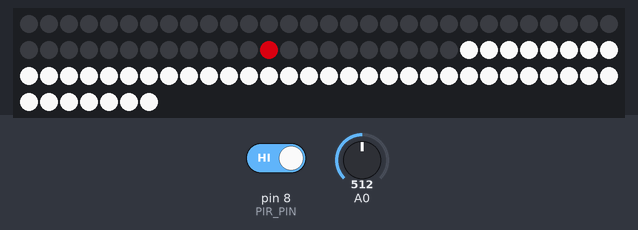
The sketch below on a simulated Arduino Uno, built with avr-gcc and run on an emulated ATmega328P. On the bench: 97 RGB LEDs in strip order, left to right, continuing on the next row. The test bench sets the inputs (shaded band); at power-on: A0 = 512, pin 8 (PIR_PIN) HIGH.

Above: at 1.2 s.
1.3 s: A0 set to 716
At 1.72 s:
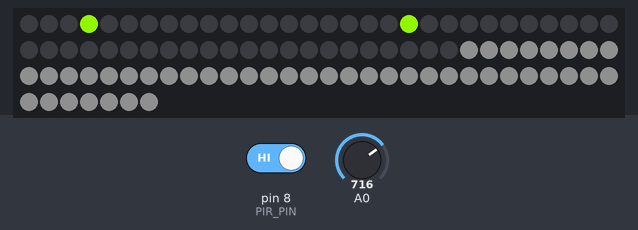
4.0 s: pin 8 (PIR_PIN) driven LOW
At 4.21 s:
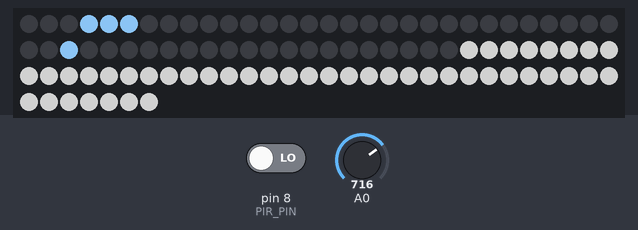
6.4 s: A0 set to 900
8.9 s: A0 set to 511
11.4 s: pin 8 (PIR_PIN) driven HIGH
13.0 s: A0 set to 716
At 15.74 s:
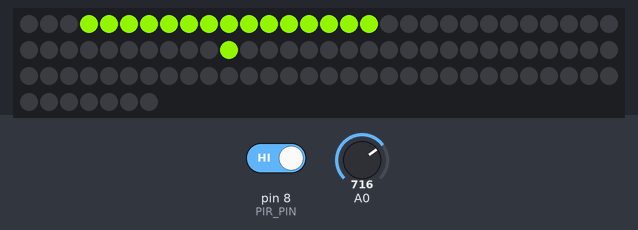
At 31.01 s:
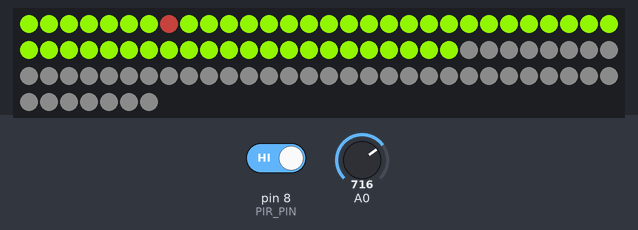

Measured:
- after the input at 1.3 s, the LEDs: change after 0.27 s (image 1)
- after the input at 4.0 s, the LEDs: change after 0.06 s (image 2)
- after the input at 13.0 s, the LEDs: first change after 0.10 s (image 3 shows a later state)

The sketch:

sign_v2.ino
```cpp
// (licence header left out)
#include "Adafruit_NeoPixel.h"

#define NP_COUNT 97
#define NP_PIN 12

// Run in bright mode (set to 0 when working up close to avoid blinding yourself).
#define NP_BRIGHT 1

// Outside ring, clockwise.
#define NP_OUTER 52

// Inside ring, counterclockwise.
#define NP_INNER 45

// Motion sensor pin.
#define PIR_PIN 8

Adafruit_NeoPixel pixels = Adafruit_NeoPixel(NP_COUNT, NP_PIN, NEO_GRB + NEO_KHZ800);

void setup()
{
    pixels.begin();
    pixels.setBrightness(NP_BRIGHT ? 240 : 31);
    pinMode(PIR_PIN, INPUT);
    digitalWrite(PIR_PIN, LOW);
}

int last_sound_level = 0;

int get_sound_level(int ms)
{
    unsigned long start_ms = millis();
    unsigned int d_min = 1024;
    unsigned int d_max = 0;
    unsigned int d_sample;

    while (millis() - start_ms < ms) {
        d_sample = analogRead(0);
        if (d_sample < 1024) {
            if (d_sample > d_max) {
                d_max = d_sample;
            }
            if (d_sample < d_min) {
                d_min = d_sample;
            }
        }
    }
    if (d_max > 511) {
        d_max = 511;
    }
    last_sound_level = (d_max - d_min) / 2;
    return last_sound_level;
}

int get_motion()
{
    return digitalRead(PIR_PIN);
}

// Set brightness and color based on sequence counter.
void set_color(int p, int n)
{
    int y = (2 * (n % 64)) + 64;
    int z = n % 8;
    int r = (z == 0 || z == 3 || z == 4 || z == 6) ? y : 0;
    int g = (z == 1 || z == 4 || z == 5 || z == 6) ? y : 0;
    int b = (z == 2 || z == 5 || z == 3 || z == 6) ? y : 0;
    pixels.setPixelColor(p, pixels.Color(r, g, b));
}

// Clockwise loop.
int cw_loop(int n)
{
    static int p = 0;

    set_color(p++, n);
    pixels.show();
    delay((n % 64) / 8 + 4);
    if (p >= NP_OUTER) {
        p = 0;
        n = (n < 64) ? n + 1 : -1;
    }

    return n;
}

// Counter-clockwise loop.
int ccw_loop(int n)
{
    static int p = NP_OUTER - 1;

    set_color(p--, n);
    pixels.show();
    delay((n % 64) / 8 + 4);
    if (p < 0) {
        p = NP_OUTER - 1;
        n = (n < 64) ? n + 1 : -1;
    }

    return n;
}

// Cycle through solid colors.
int solid_colors(int n)
{
    static int p = 0;

    set_color(p++, n);
    if (p >= NP_OUTER) {
        pixels.show();
        p = 0;
        delay((40 * (n % 64) / 8) + 200);
        n = (n < 64) ? n + 1 : -1;
    }

    return n;
}

int pulsing_white(int n)
{
    static int p = 0;

    int y = 38;
    if ((n % 32) < 16) {
        y += (n % 16) * 8;
    }
    else {
        y += (128 - (n % 16) * 8);
    }
    pixels.setPixelColor(p++, pixels.Color(y, y, y));
    if (p >= NP_OUTER) {
        pixels.show();
        p = 0;
        delay(100);
        n = (n < 256) ? n + 1 : -1;
    }

    return n;
}


// Ansible red/green colors.
int split_ansible_colors(int n)
{
    int y = 0;
    int p = 0;

    y = get_sound_level(50) / 4 + 128;
    //y = last_sound_level / 4 + 128;

    for (p = 0; p < NP_OUTER; p++) {
        int r, g, b;
        if (((p + n) % NP_OUTER) < (NP_OUTER / 2)) {
            r = y * 0x24 / 256;
            g = y * 0xc5 / 256;
            b = y * 0x57 / 256;
        }
        else {
            r = y;
            g = y * 0x58 / 256;
            b = y * 0x50 / 256;
        }
        pixels.setPixelColor(p, pixels.Color(r, g, b));
    }

    pixels.show();
    n = (n < NP_OUTER * 16) ? n + 1 : -1;

    return n;
}

#define RGB_BLACK { r = g = b = 0; }
#define RGB_WHITE { r = g = b = y; }
#define RGB_RED { r = y; g = b = 0; }
#define RGB_BLUE { r = g = 0; b = y; }
#define RGB_ANSIBLE_RED { r = y; g = y * 0x58 / 256; b = y * 0x50 / 256; }
#define RGB_ANSIBLE_GREEN { r = y * 0x24 / 256; g = y * 0xc5 / 256; b = y * 0x57 / 256; }

// Ansible red/green/white colors.
int spinning_ansible_colors(int n, int s)
{
    int y = 0;
    int p = 0;

    y = get_sound_level(10) / 4 + 64;
    if (get_motion()) {
        y += 64;
    }

    for (p = 0; p < NP_OUTER; p++) {
        int r, g, b, q;
        if (p == (n % NP_OUTER) || p < (n / NP_OUTER)) {
            q = s;
        }
        else {
            q = s + 3;
        }
        switch (q % 4) {
            case 0:
                RGB_ANSIBLE_GREEN;
                break;
            case 1:
                RGB_ANSIBLE_RED;
                break;
            case 2:
                RGB_WHITE;
                break;
            default:
                RGB_BLACK;
                break;
        }
        if (s <= 3) {
            pixels.setPixelColor((p + 3) % NP_OUTER, pixels.Color(r, g, b));
        }
        else {
            pixels.setPixelColor((NP_OUTER - p + 2) % NP_OUTER, pixels.Color(r, g, b));
        }
    }

    pixels.show();
    if ((n % NP_OUTER) < (n / NP_OUTER)) {
        n += (n / NP_OUTER) - (n % NP_OUTER);
    }
    n = (n < (NP_OUTER * NP_OUTER)) ? n + 1 : -1;

    return n;
}

// Red/white/blue colors.
int spinning_rwb_colors(int n, int s)
{
    int y = 0;
    int p = 0;

    y = get_sound_level(10) / 4 + 128;
    //y = 255;

    for (p = 0; p < NP_OUTER; p++) {
        int r, g, b, q;
        if (p == (n % NP_OUTER) || p < (n / NP_OUTER)) {
            q = s;
        }
        else {
            q = s + 5;
        }
        switch (q % 6) {
            case 0:
                RGB_RED;
                break;
            case 2:
                RGB_WHITE;
                break;
            case 4:
                RGB_BLUE;
                break;
            default:
                RGB_BLACK;
                break;
        }
        if (s <= 5) {
            pixels.setPixelColor((p + 3) % NP_OUTER, pixels.Color(r, g, b));
        }
        else {
            pixels.setPixelColor((NP_OUTER - p + 2) % NP_OUTER, pixels.Color(r, g, b));
        }
    }

    pixels.show();
    if ((n % NP_OUTER) < (n / NP_OUTER)) {
        n += (n / NP_OUTER) - (n % NP_OUTER);
    }
    n = (n < (NP_OUTER * NP_OUTER)) ? n + 1 : -1;

    return n;
}

// Blue, orange, white.
int durham_bulls_colors(int n)
{
    static int p = 0;
    static int y = 0;

    if (p == 0) {
        y = get_sound_level(40) / 2 + 64;
    }

    int r = y;
    int g = y;
    int b = y;
    if (((p + n) % NP_OUTER) < (NP_OUTER / 3)) {
        r = 0; g = 0;
    }
    else if (((p + n) % NP_OUTER) < (2 * NP_OUTER / 3)) {
        g = 3 * y / 4; b = 0;
    }
    pixels.setPixelColor(p++, pixels.Color(r, g, b));
    if (p >= NP_OUTER) {
        pixels.show();
        p = 0;
        n = (n < NP_OUTER * 16) ? n + 1 : -1;
    }

    return n;
}

// Pulsing white, brightness based on sound level.
int sound_activated(int n)
{
    int p = 0;
    int y = 0;

    y = get_sound_level(100) / 2 + (n / 4);
    for (p = 0; p < NP_OUTER; p++) {
        pixels.setPixelColor(p, pixels.Color(y, y, y));
    }
    pixels.show();

    return (n < 256) ? n + 1 : -1;
}

// Pulsing white, brightness based on sound level.
int sound_activated_inner(int n)
{
    int p = 0;
    int y = 0;

    //y = get_sound_level(100) / 2 + (n / 4);
    //y = last_sound_level / 2 + (n / 4);
    //y = 255 - (get_sound_level(100) / 4 + (n / 8));
    y = 255 - (last_sound_level / 4 + (n / 8));
    if (!get_motion()) {
        y -= 128;
    }

    for (p = NP_OUTER; p < NP_COUNT; p++) {
        pixels.setPixelColor(p, pixels.Color(y, y, y));
    }
    pixels.show();

    return (n < 256) ? n + 1 : -1;
}

// Flickering Flames.
int flickering_flames(int n)
{
    int y = 0;
    int p = 0;

    y = get_sound_level(50);
    //y = last_sound_level / 4 + 128;

    for (p = 0; p < NP_OUTER;) {
        int r, g, b;
        r = (7 * p * y) % 128 + 128;
        g = (5 * p * y) % 96 + 160;
        g = (g > r) ? r : g;
        b = 0;
        pixels.setPixelColor(p, pixels.Color(r, g, b));
        p += (n % 9) + 1;
    }

    pixels.show();
    n = (n < NP_OUTER * 16) ? n + 1 : -1;

    return n;
}

// Flickering Flames.
int flickering_flames_inner(int n)
{
    int y = 0;
    int p = 0;

    y = last_sound_level;

    for (p = NP_OUTER; p < NP_COUNT;) {
        int r, g, b;
        r = (7 * p * y) % 128 + 128;
        g = (5 * p * y) % 96 + 160;
        g = (g > r) ? r : g;
        b = 0;
        pixels.setPixelColor(p, pixels.Color(r, g, b));
        p += (n % 3) + 1;
    }

    pixels.show();
    n = (n < NP_OUTER * 16) ? n + 1 : -1;

    return n;
}

void loop()
{
    // Current sequence.
    static int s_outer = 0;
    //static int s_inner = 0;

    // Sequence counter.  Starts at 0 when first passed to a sequence; the sequence
    // returns the value to be passed in the next loop.  When a sequence returns -1,
    // it has completed and we move on to the next sequence.
    static int n_outer = 0;
    static int n_inner = 0;

    switch (s_outer) {
        /*case 0:
            n_outer = cw_loop(n_outer);
            break;
        case 1:
            n_outer = ccw_loop(n_outer);
            break;
        case 2:
            n_outer = solid_colors(n_outer);
            break;
        case 3:
            n_outer = pulsing_white(n_outer);
            break;*/
        /*case 4:
            n_outer = split_ansible_colors(n_outer);
            break;*/
        /*case 5:
            n_outer = durham_bulls_colors(n_outer);
            break;*/
        /*case 6:
            n_outer = sound_activated(n_outer);
            break;*/
        /*case 7:
          n_outer = flickering_flames(n_outer);
          break;*/
        case 10:
        case 11:
        case 12:
        case 13:
        case 14:
        case 15:
        case 16:
        case 17:
            n_outer = spinning_ansible_colors(n_outer, s_outer - 10);
            break;
        /*case 18:
        case 19:
        case 20:
        case 21:
        case 22:
            n_outer = spinning_rwb_colors(n_outer, s_outer - 10);
            break;*/
        case 99:
            s_outer = 0;
            break;
        default:
            n_outer = -1;
            break;
    }
    if (n_outer < 0) {
        s_outer++;
        n_outer = 0;
    }

    n_inner = sound_activated_inner(n_inner);
    //n_inner = flickering_flames_inner(n_inner);
    if (n_inner < 0) {
        n_inner = 0;
    }

}
```
